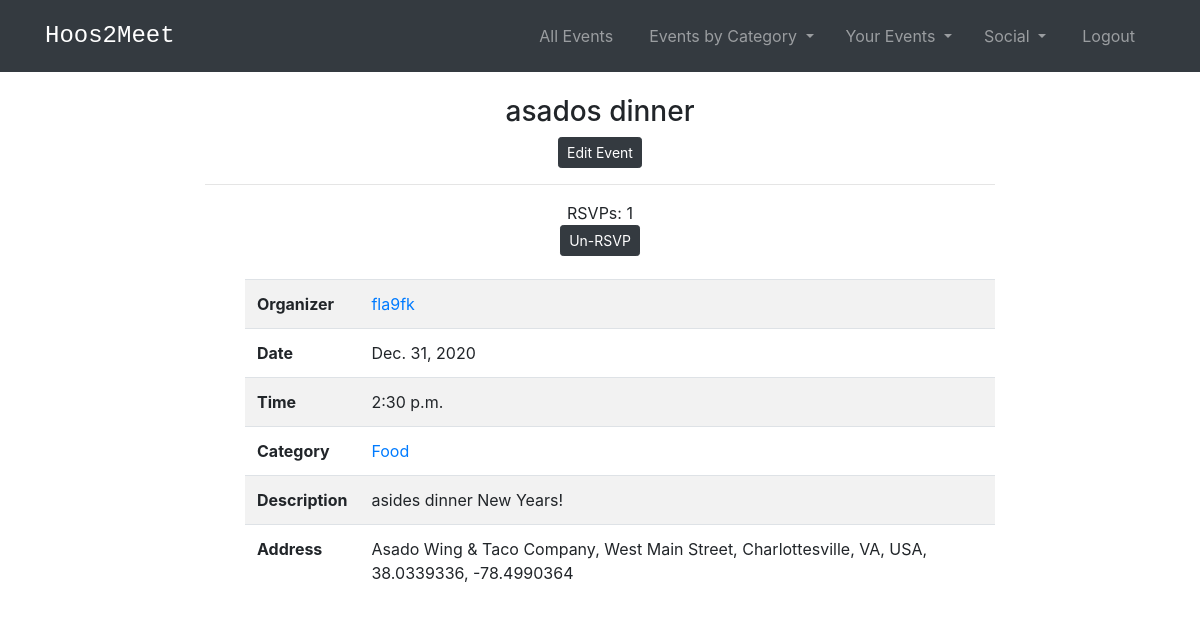
The app's page /events/5/ (signed in) with its own data.
### events/models.py (models this page shows, shortened)
class Event(models.Model):
    title_text = models.CharField("Event Name", max_length=255)
    date = models.DateField(default=datetime.date.today)
    time = models.TimeField(default = '14:30',help_text="Enter in 24 hour format (eg - 2:45 or 16:45)")
    category_text = models.CharField("Category", max_length=255,default = 'Uncategorized')
    description_text = models.CharField("Description", max_length=200)
    organizer = models.ForeignKey(User, default = 1, on_delete=models.CASCADE,related_name='organizer')
    location=PlacesField()
    rsvps = models.ManyToManyField(User, related_name='rsvps') #blank=True )
    def rsvp_total(self):
        return self.rsvps.count()
    def rsvps_list(self):
        return self.rsvps
    """"
    def get_absolute_url(self):
        return reverse('events:detail', kwargs={'pk': self.pk})
    """

### events/views.py (the view)
# urls.py: path('<int:pk>/', views.DetailView.as_view(), name = 'detail'),
class DetailView(generic.DetailView):
    model = Event
    template_name = 'events/detail.html'
    def get_context_data(self, *args, **kwargs):
        cat_menu = Category.objects.all()
        stuff = get_object_or_404(Event, id=self.kwargs['pk'])
        rsvp_total = stuff.rsvp_total()
        rsvps_list = stuff.rsvps_list()
        context=super(DetailView, self).get_context_data(*args, **kwargs)
        context["cat_menu"]=cat_menu
        context["rsvp_total"]=rsvp_total
        context["rsvps_list"]= stuff.rsvps.all()
        context["friends"] = self.request.user.profile.friends.all()
        friend_rsvps = 0
        for profile in stuff.rsvps.all() :
            if profile in self.request.user.profile.friends.all():
                friend_rsvps += 1
        context["friend_rsvps"] = friend_rsvps
        return context

### events/models.py (called while the page is built)
    def __str__(self):
        return self.name

### events/templates/events/detail.html (shortened to what this page needs)
<!DOCTYPE html>
<html>
  <head>
  </head>
  {% extends 'base.html' %}
  {% load static %}
    {% block content %}
    <h3 class = 'text-center'>{{ event.title_text }} </h3>
      {% if user.id == event.organizer.id %}
      <div class = 'text-center'>
        <a class = 'btn btn-dark btn-sm'href = "{% url 'events:update_event' event.id %}"> Edit Event</a>
        <br>
      </div>
      {% endif %}
      <div class = 'text-center'>
        <hr>
        {% if not user in rsvps_list %}
        <form action="{% url 'events:rsvp_event' event.pk%}" method="POST">
          {% csrf_token %}
          RSVPs: {{ rsvp_total }}
          {% if friend_rsvps != 0%}
          {% if friend_rsvps == 1%}
          • Your friend
              {% for friend in user.profile.get_friends %}
              {% for rsvp in event.rsvps_list_all %}
              {% if friend == rsvp %}
              <a href = "{%url 'social_app:profile_page' friend.id%}">{{ friend.username }}</a>
              {% endif %}
              {% endfor %}
            {%endfor%}
            is going!
            {% else%}
            • Your friends
                  {% for friend in user.profile.get_friends %}
                  {% for rsvp in event.rsvps_list_all %}
                  {% if friend == rsvp %}
                  <a href = "{%url 'social_app:profile_page' friend.id%}">{{ friend.username }} </a>
                  {% endif %}
                  {% endfor %}
                {%endfor%}
                are going!
            {% endif %}
          {% endif %}
          <br/>
        <button type="submit", name="event_id", value="{{ event.id }}", class="btn btn-dark btn-sm">
        RSVP
        </button>
        <br/>
      </form>
      {% else %}
      <form action="{% url 'events:unrsvp_event' event.pk%}" method="POST">
        RSVPs: {{ rsvp_total }}
        <br>
        <button type="submit", name="event_id", value="{{ event.id }}", class="btn btn-dark btn-sm">
        Un-RSVP
        </button>
      </form>
      {% endif %}
      <br/>
      </div>
    <ul>
    <table class="table table-striped">
        <tbody>
        <tr>
          <th scope="row">Organizer</th>
          <td><a href = "{%url 'social_app:profile_page' event.organizer.profile.id%}">{{ event.organizer.username }}</a></td>
        </tr>
        <tr>
          <th scope="row">Date</th>
          <td>{{ event.date }}</td>
        </tr><tr>
          <th scope="row">Time</th>
          <td>{{ event.time }}</td>
        </tr>
        <tr>
          <th scope="row">Category</th>
          <td><a href = "{%url 'events:category' event.category_text%}">{{ event.category_text }}</a></td>
        </tr>
        <tr>
          <th scope="row">Description</th>
          <td>{{ event.description_text }}</td>
        </tr>
        <tr>
          <th scope="row">Address</th>
          <td>{{ event.location }}</td>
        </tr>
        </tbody>
    </table>
    <div id="map">
    </div>
  </ul>
    {% endblock %}

### templates/base.html (style rules this page uses)
body { padding-top: 70px; }

### events/templates/events/detail.html (style rules this page uses)
#map { height: 400px; width: 100%; }

### records on screen
Event: title_text "asados dinner", organizer.username "fla9fk", date "Dec. 31, 2020", time "2:30 p.m.", category_text "Food", description_text "asides dinner New Years!", location "Asado Wing & Taco Company, West Main Street, Charlottesville, VA, USA, 38.0339336, -78.4990364"

### other values on screen
{{ rsvp_total }} "1"
